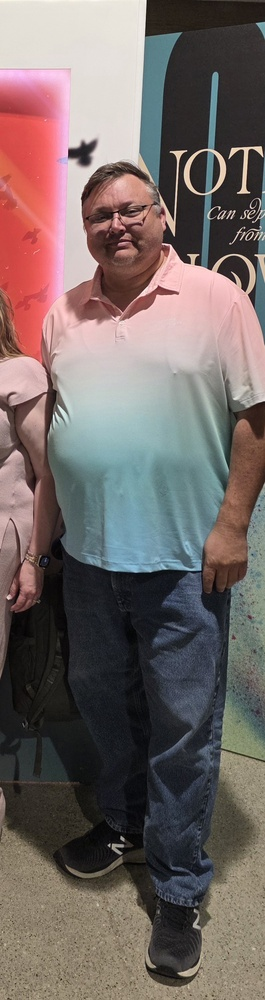
#> input picture CSC515/MOD3/me.jpg, 265 x 1000 px, shrunk from 794 x 3000 before the run
$ python dunnj_mod3_portfolio_milestone.py
#> lines starting #> are read from the running program, lines starting #| are printed output that depends on the picture
import os
from pathlib import Path
import cv2

print("Current Working Directory:", os.getcwd())

image_path = "me.jpg"
output_path = "me_annotated.jpg"

image = cv2.imread(image_path)
#> image is the input picture: shape (1000, 265, 3); mean B, G, R 101.7, 104.1, 116

if image is None:
    raise FileNotFoundError(f"Could not load image at {image_path}")

annotated = image.copy()
gray = cv2.cvtColor(image, cv2.COLOR_BGR2GRAY)
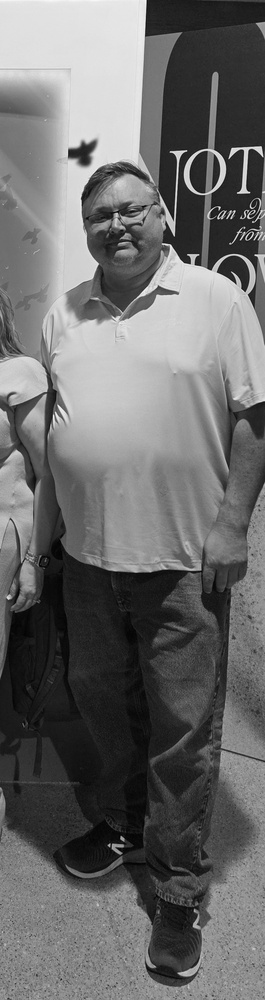
#> gray: shape (1000, 265); min 1, max 252, mean 107.4

# Build Haar cascade path
cv2_base = Path(cv2.__file__).resolve().parent
haar_dir = cv2_base / "data"

face_cascade_path = str(haar_dir / "haarcascade_frontalface_default.xml")
face_cascade = cv2.CascadeClassifier(face_cascade_path)

if face_cascade.empty():
    raise RuntimeError(f"Could not load face cascade classifier from {face_cascade_path}")

# Detect faces
faces = face_cascade.detectMultiScale(
    gray,
    scaleFactor=1.1,
    minNeighbors=5,
    minSize=(80, 80)
)
#> faces = [[75, 178, 90, 90], [131, 695, 108, 108]]

if len(faces) == 0:
    raise RuntimeError("No face detected.")

# Keep the largest detected face
x, y, w, h = max(faces, key=lambda f: f[2] * f[3])
#> x = 131; y = 695; w = 108; h = 108

# Draw green circle around face
center_x = x + w // 2
#> center_x = 185
center_y = y + h // 2
#> center_y = 749
radius = max(w, h) // 2
#> radius = 54

cv2.circle(annotated, (center_x, center_y), radius, (0, 255, 0), 3)

# Manual eye boxes based on detected face proportions
left_eye_x1 = x + int(w * 0.18)
#> left_eye_x1 = 150
left_eye_y1 = y + int(h * 0.35)
#> left_eye_y1 = 732
left_eye_x2 = x + int(w * 0.42)
#> left_eye_x2 = 176
left_eye_y2 = y + int(h * 0.52)
#> left_eye_y2 = 751

right_eye_x1 = x + int(w * 0.58)
#> right_eye_x1 = 193
right_eye_y1 = y + int(h * 0.30)
#> right_eye_y1 = 727
right_eye_x2 = x + int(w * 0.82)
#> right_eye_x2 = 219
right_eye_y2 = y + int(h * 0.48)
#> right_eye_y2 = 746

cv2.rectangle(
    annotated,
    (left_eye_x1, left_eye_y1),
    (left_eye_x2, left_eye_y2),
    (0, 0, 255),
    2
)

cv2.rectangle(
    annotated,
    (right_eye_x1, right_eye_y1),
    (right_eye_x2, right_eye_y2),
    (0, 0, 255),
    2
)

# Add text
text_x = max(20, x)
#> text_x = 131
text_y = min(image.shape[0] - 20, y + h + 40)
#> text_y = 843

cv2.putText(
    annotated,
    "this is me",
    (text_x, text_y),
    cv2.FONT_HERSHEY_SIMPLEX,
    1.0,
    (255, 255, 255),
    2,
    cv2.LINE_AA
)
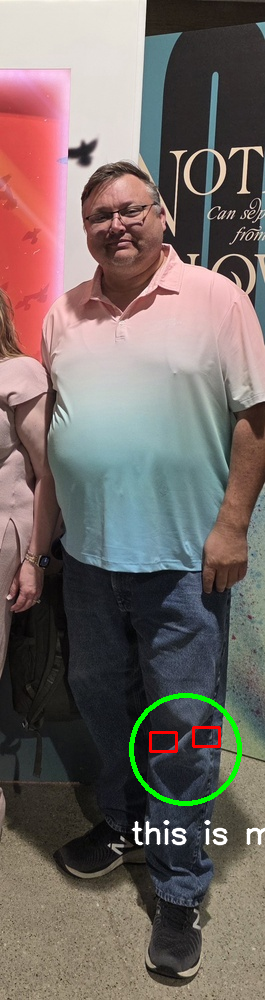
#> annotated: shape (1000, 265, 3); mean B, G, R 101.8, 105.9, 116.7

cv2.imwrite(output_path, annotated)

cv2.imshow("Annotated Self Image", annotated)
cv2.waitKey(0)
cv2.destroyAllWindows()

print(f"Detected face at: x={x}, y={y}, w={w}, h={h}")
#| Detected face at: x=131, y=695, w=108, h=108
print(f"Annotated image saved to: {output_path}")
